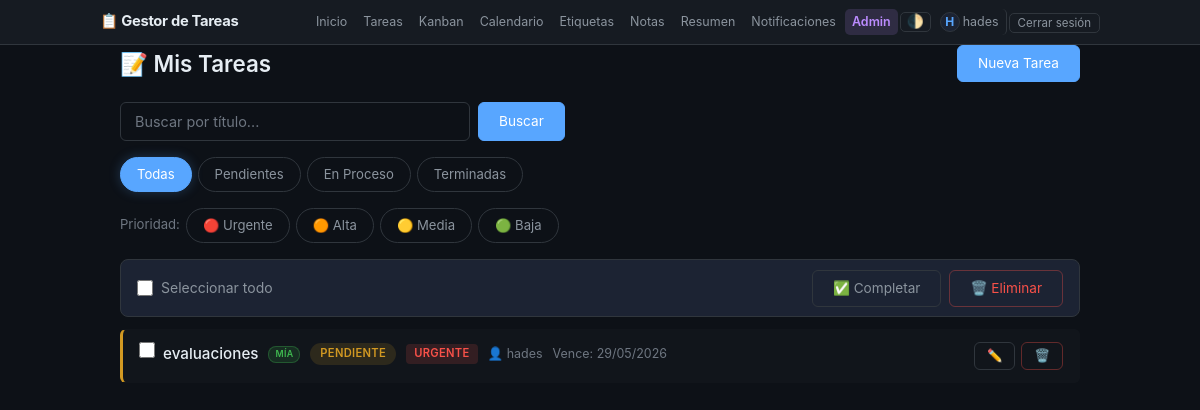
Page /tasks/ (signed in) on the committed database.
### core/models.py (models this page shows, shortened)
class Task(models.Model):
    ESTADOS = [
        ('pendiente', 'Pendiente'),
        ('proceso', 'En Proceso'),
        ('terminada', 'Terminada'),
    ]
    PRIORIDADES = [
        ('baja', 'Baja'),
        ('media', 'Media'),
        ('alta', 'Alta'),
        ('urgente', 'Urgente'),
    ]
    FRECUENCIAS = [
        ('diaria', 'Diaria'),
        ('semanal', 'Semanal'),
        ('mensual', 'Mensual'),
    ]
    usuario = models.ForeignKey(User, on_delete=models.CASCADE, verbose_name='Responsable')
    creado_por = models.ForeignKey(User, on_delete=models.SET_NULL, null=True, blank=True,
                                   related_name='tareas_creadas', verbose_name='Creada por')
    titulo = models.CharField(max_length=200, verbose_name='Título')
    comentarios = models.TextField(blank=True, verbose_name='Comentarios')
    estado = models.CharField(max_length=20, choices=ESTADOS, default='pendiente', verbose_name='Estado')
    prioridad = models.CharField(max_length=10, choices=PRIORIDADES, default='media', verbose_name='Prioridad')
    departamento = models.ForeignKey(Department, on_delete=models.SET_NULL, null=True, blank=True,
                                     verbose_name='Departamento')
    fecha_creacion = models.DateField(auto_now_add=True, verbose_name='Fecha de creación')
    fecha_vencimiento = models.DateField(null=True, blank=True, verbose_name='Fecha de vencimiento')
    fecha_completada = models.DateField(null=True, blank=True, verbose_name='Fecha completada')
    horas_estimadas = models.DecimalField(max_digits=6, decimal_places=2, null=True, blank=True, verbose_name='Horas estimadas')
    horas_tomadas = models.DecimalField(max_digits=6, decimal_places=2, null=True, blank=True, verbose_name='Horas tomadas')
    recordatorio = models.DateTimeField(null=True, blank=True, verbose_name='Recordatorio')
    recurrente = models.BooleanField(default=False, verbose_name='Recurrente')
    frecuencia = models.CharField(max_length=10, choices=FRECUENCIAS, blank=True, verbose_name='Frecuencia')
    parent = models.ForeignKey('self', on_delete=models.CASCADE, null=True, blank=True,
                               related_name='subtareas', verbose_name='Tarea padre')
    etiquetas = models.ManyToManyField(Tag, blank=True, verbose_name='Etiquetas')
    share_token = models.UUIDField(editable=False, null=True, blank=True, unique=True,
                                    verbose_name='Token compartir')
    orden = models.PositiveIntegerField(default=0, verbose_name='Orden')
    creado = models.DateTimeField(auto_now_add=True)
    actualizado = models.DateTimeField(auto_now=True)
    locked_by = models.ForeignKey(User, on_delete=models.SET_NULL, null=True, blank=True,
                                   related_name='tareas_bloqueadas', verbose_name='Bloqueada por')
    locked_at = models.DateTimeField(null=True, blank=True, verbose_name='Bloqueada desde')
    class Meta:
        ordering = ['orden', '-fecha_creacion', '-creado']
        verbose_name = 'Tarea'
        verbose_name_plural = 'Tareas'

### core/views.py (the view)
# urls.py: path('tasks/', views.TaskListView.as_view(), name='task_list'),
class TaskListView(LoginRequiredMixin, ListView):
    model = Task
    template_name = 'core/task_list.html'
    context_object_name = 'tareas'
    paginate_by = 30
    def get_queryset(self):
        qs = tareas_visibles(self.request.user)
        estado = self.request.GET.get('estado')
        prioridad = self.request.GET.get('prioridad')
        q = self.request.GET.get('q')
        etiqueta = self.request.GET.get('etiqueta')
        if estado: qs = qs.filter(estado=estado)
        if prioridad: qs = qs.filter(prioridad=prioridad)
        if q: qs = qs.filter(titulo__icontains=q)
        if etiqueta: qs = qs.filter(etiquetas__id=etiqueta)
        return qs.prefetch_related('subtareas').select_related('usuario', 'creado_por')
    def get_context_data(self, **kwargs):
        ctx = super().get_context_data(**kwargs)
        for k in ('estado', 'prioridad', 'q', 'etiqueta'):
            ctx[f'{k}_actual'] = self.request.GET.get(k, '')
        ctx['etiquetas'] = Tag.objects.filter(usuario=self.request.user)
        ctx['user_es_admin'] = Profile.objects.filter(usuario=self.request.user, rol='admin').exists()
        ctx['subtask_progress'] = {}
        for t in ctx['tareas']:
            subs = list(t.subtareas.all())
            if subs:
                total = len(subs)
                done = sum(1 for s in subs if s.estado == 'terminada')
                ctx['subtask_progress'][t.id] = {'total': total, 'done': done}
        return ctx

### core/context_processors.py (called while the page is built)
def notificaciones(request):
    ctx = {}
    if request.user.is_authenticated:
        ctx['notificaciones_no_leidas'] = Notification.objects.filter(
            usuario=request.user, leido=False
        ).count()
        profile, _ = Profile.objects.get_or_create(usuario=request.user)
        ctx['user_rol'] = profile.rol
        ctx['user_es_admin'] = profile.rol == 'admin'
        ctx['user_es_moderador'] = profile.rol == 'moderador'
    else:
        ctx['notificaciones_no_leidas'] = 0
        ctx['user_rol'] = ''
        ctx['user_es_admin'] = False
        ctx['user_es_moderador'] = False
    return ctx

### core/templatetags/core_extras.py (called while the page is built)
@register.filter
def get_item(dictionary, key):
    return dictionary.get(key)

### core/views.py (called while the page is built)
def tareas_visibles(usuario):
    profile = Profile.objects.filter(usuario=usuario).first()
    if not profile:
        return Task.objects.filter(usuario=usuario)
    deptos = profile.departamentos.all()
    if profile.rol in ('admin', 'moderador'):
        qs = Task.objects.all()
        if deptos:
            qs = qs.filter(Q(usuario=usuario) | Q(departamento__in=deptos))
        return qs.distinct()
    qs = Task.objects.filter(usuario=usuario)
    if deptos:
        qs = qs | Task.objects.filter(departamento__in=deptos)
    return qs.distinct()

### core/templates/core/task_list.html (shortened to what this page needs)
{% extends 'core/base.html' %}
{% load static %}
{% load core_extras %}
{% block content %}
<div class="page-header">
    <h1>📝 Mis Tareas</h1>
    <a href="{% url 'task_create' %}" class="btn btn-primary">Nueva Tarea</a>
</div>
<form method="get" class="search-bar">
    <div class="search-row">
        <input type="text" name="q" value="{{ q_actual }}" placeholder="Buscar por título..." class="form-control search-input">
        <button type="submit" class="btn btn-primary">Buscar</button>
    </div>
</form>
<div class="filters">
    <a href="{% url 'task_list' %}?{% if q_actual %}q={{ q_actual }}&{% endif %}" class="filter-btn {% if not estado_actual and not prioridad_actual and not etiqueta_actual %}active{% endif %}">Todas</a>
    <a href="{% url 'task_list' %}?estado=pendiente{% if q_actual %}&q={{ q_actual }}{% endif %}" class="filter-btn {% if estado_actual == 'pendiente' %}active{% endif %}">Pendientes</a>
    <a href="{% url 'task_list' %}?estado=proceso{% if q_actual %}&q={{ q_actual }}{% endif %}" class="filter-btn {% if estado_actual == 'proceso' %}active{% endif %}">En Proceso</a>
    <a href="{% url 'task_list' %}?estado=terminada{% if q_actual %}&q={{ q_actual }}{% endif %}" class="filter-btn {% if estado_actual == 'terminada' %}active{% endif %}">Terminadas</a>
</div>
<div class="filters">
    <span class="filter-label">Prioridad:</span>
    <a href="{% url 'task_list' %}?prioridad=urgente{% if q_actual %}&q={{ q_actual }}{% endif %}" class="filter-btn {% if prioridad_actual == 'urgente' %}active{% endif %}">🔴 Urgente</a>
    <a href="{% url 'task_list' %}?prioridad=alta{% if q_actual %}&q={{ q_actual }}{% endif %}" class="filter-btn {% if prioridad_actual == 'alta' %}active{% endif %}">🟠 Alta</a>
    <a href="{% url 'task_list' %}?prioridad=media{% if q_actual %}&q={{ q_actual }}{% endif %}" class="filter-btn {% if prioridad_actual == 'media' %}active{% endif %}">🟡 Media</a>
    <a href="{% url 'task_list' %}?prioridad=baja{% if q_actual %}&q={{ q_actual }}{% endif %}" class="filter-btn {% if prioridad_actual == 'baja' %}active{% endif %}">🟢 Baja</a>
</div>
{% if tareas %}
<form id="bulk-form" method="post" action="{% url 'bulk_action' %}">
    <div class="bulk-bar">
        <label class="bulk-select-all">
            <input type="checkbox" id="select-all">
            Seleccionar todo
        </label>
        <div class="bulk-actions">
            <button type="submit" name="action" value="completar" class="btn btn-sm btn-success">✅ Completar</button>
            {% if user_es_admin %}
            <button type="submit" name="action" value="eliminar" class="btn btn-sm btn-danger" onclick="return confirm('¿Eliminar las tareas seleccionadas?')">🗑️ Eliminar</button>
            {% endif %}
        </div>
    </div>
    <ul class="task-list full">
        {% for t in tareas %}
        <li class="task-item status-{{ t.estado }}">
            <div class="task-check">
                <input type="checkbox" name="task_ids" value="{{ t.id }}" class="task-checkbox">
            </div>
            <div class="task-info">
                <a href="{% url 'task_detail' t.id %}" class="task-title">{{ t.titulo }}</a>
                {% if t.usuario == user %}<span class="ownership-badge mia">Mía</span>{% elif t.usuario %}<span class="ownership-badge depto">Depto</span>{% endif %}
                <span class="badge {{ t.estado }}">{{ t.get_estado_display }}</span>
                <span class="priority priority-{{ t.prioridad }}">{{ t.get_prioridad_display }}</span>
                <small>👤 {{ t.usuario.username }}{% if t.creado_por %} · creada por {{ t.creado_por.username }}{% endif %}</small>
                {% if t.fecha_vencimiento %}
                <small>Vence: {{ t.fecha_vencimiento|date:"d/m/Y" }}</small>
                {% endif %}
            </div>
            <div class="task-actions">
                <a href="{% url 'task_update' t.id %}" class="btn btn-small" title="Editar tarea">✏️</a>
                <a href="{% url 'task_delete' t.id %}" class="btn btn-small btn-danger" title="Eliminar tarea">🗑️</a>
            </div>
        </li>
        {% endfor %}
    </ul>
</form>
{% else %}
<p class="empty">No hay tareas.</p>
{% endif %}
{% endblock %}

### core/templates/core/base.html (shortened to what this page needs)
<!DOCTYPE html>
<html lang="es">
<head>
    {% load static %}
    <link rel="stylesheet" href="{% static 'core/style.css' %}">
</head>
<body>
    <nav class="navbar">
        <div class="container nav-container">
            <a href="{% url 'index' %}" class="nav-brand">📋 Gestor de Tareas</a>
            {% if user.is_authenticated %}
            <div class="nav-links">
                <a href="{% url 'index' %}">Inicio</a>
                <a href="{% url 'task_list' %}">Tareas</a>
                <a href="{% url 'kanban' %}">Kanban</a>
                <a href="{% url 'calendar' %}">Calendario</a>
                <a href="{% url 'tag_list' %}">Etiquetas</a>
                <a href="{% url 'note_list' %}">Notas</a>
                <a href="{% url 'summary' %}">Resumen</a>
                <a href="{% url 'notification_list' %}" class="notif-link">
                    Notificaciones
                </a>
                {% if user_es_admin %}
                <a href="{% url 'admin_dashboard' %}" class="nav-admin">Admin</a>
                {% elif user_es_moderador %}
                <a href="{% url 'admin_tasks' %}" class="nav-admin">Admin</a>
                {% endif %}
                <button class="theme-toggle" id="themeToggle" title="Cambiar tema">🌓</button>
                <a href="{% url 'profile' %}" class="user-name">
                    {% if user.profile.avatar %}
                    <img src="{{ user.profile.avatar.url }}" class="nav-avatar" alt="avatar">
                    {% elif user.profile.avatar_icon %}
                    <span class="nav-avatar-emoji" title="Icono">{{ user.profile.avatar_icon }}</span>
                    {% else %}
                    <span class="nav-avatar-emoji">{{ user.username|first|upper }}</span>
                    {% endif %}
                    {{ user.username }}
                </a>
                <form method="post" action="{% url 'logout' %}" class="logout-form">
                    <button type="submit" class="btn-logout">Cerrar sesión</button>
                </form>
            </div>
            {% endif %}
        </div>
    </nav>
    <div class="container">
        {% block content %}{% endblock %}
    </div>
</body>
</html>

### rows in the picture
Task: titulo "evaluaciones", shows "MÍA", estado "PENDIENTE", prioridad "URGENTE", usuario.username "hades", fecha_vencimiento "29/05/2026"

### other values in the picture
{{ user.username|first|upper }} "H"
{{ user.username }} "hades"
